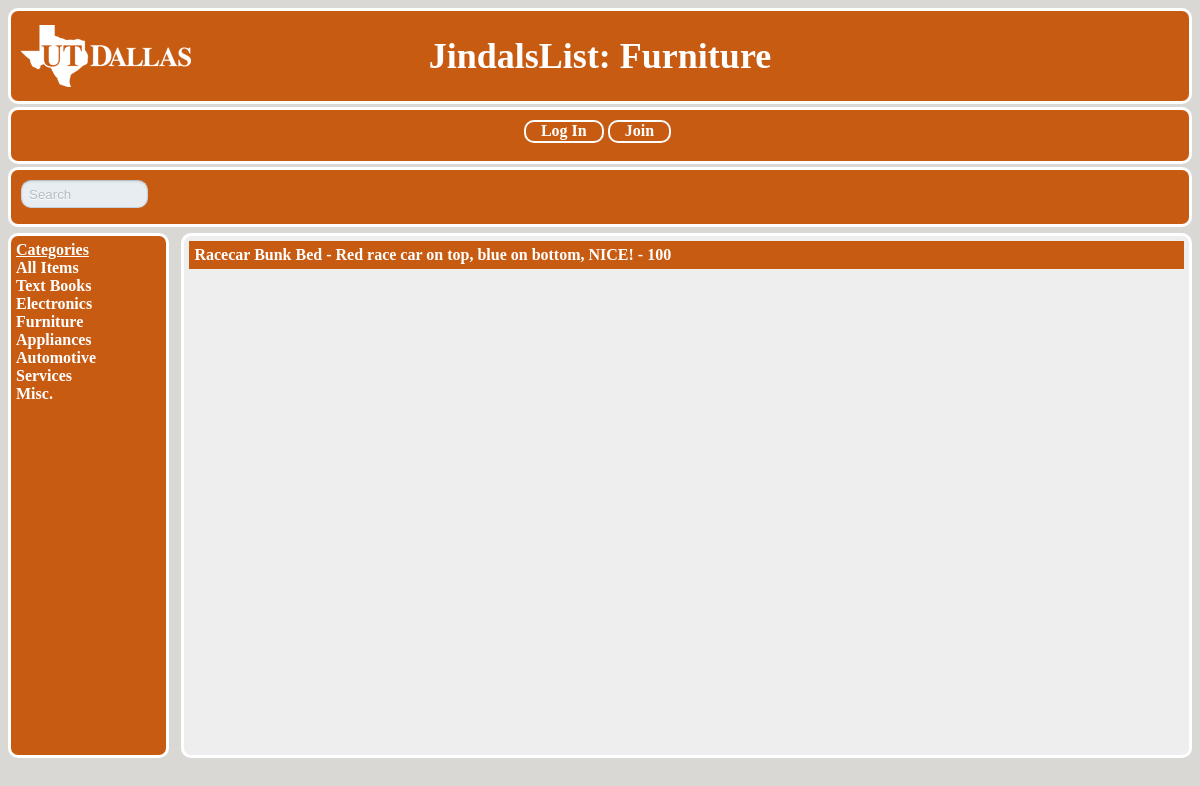
Page /Furniture.php on the committed database.
### tables this page shows
CREATE TABLE IF NOT EXISTS `items` (
  `item_id` int(5) NOT NULL AUTO_INCREMENT,
  `item_name` text NOT NULL,
  `item_desc` varchar(50) NOT NULL,
  `item_type` text NOT NULL,
  `item_price` varchar(11) NOT NULL,
  `user_id` int(5) NOT NULL,
  PRIMARY KEY (`item_id`)
);

### Furniture.php (the view, shortened to what this page needs)
<html>
<head>
<link rel = "stylesheet" type = "text/css"
href = "main.css">
</head>
<body>
<div id="container">
<div id="header">
<h1>
<a href="Index.php">JindalsList: Furniture</a>
</h1>
</div>
<div id="navigation">
 <nav>
         <ul><center>
            <?php
            if(isset($_SESSION['user_name']))
            {
            print("<li><a href="."myitems.php".">My Items</a></li>");
            print("<li><a href="."newitem.html".">Post New Item</a></li>");
            print("<li><a href="."logout.php".">Log Out</a></li>");
            }
            else
            {
            print("<li><a href="."login.php".">Log In</a></li>");
            print("<li><a href="."newuser.html".">Join</a></li>");
            }
            ?>
         </ul>
      </nav>
</div>
<div id="searchbar">
<form id="searchForm" method="get" action="keyword.php">
<div class="input">
<input type="text" name="search" id="s" value="Search" autocomplete=off>
</div>
</form>
</div>
<div id="categories">
<b><u>Categories</u></b><br/>
<a href="Index.php">All Items</a><br/>
<a href="Textbooks.php">Text Books</a><br/>
<a href="Electronics.php">Electronics</a><br/>
<a href="Furniture.php">Furniture</a><br/>
<a href="Appliances.php">Appliances</a><br/>
<a href="Automotive.php">Automotive</a><br/>
<a href="Services.php">Services</a><br/>
<a href="Misc.php">Misc.</a><br/>
</div>
<div id="content">
 <?php
         $queryitem = "SELECT items.item_type, items.item_name, items.item_desc, items.item_price, user.user_email FROM user, items WHERE user.user_id = items.user_id AND items.item_type = 'furniture' ORDER BY items.item_name";
         $database = mysql_connect("localhost", "root", "");
         $itemresult = mysql_query($queryitem, $database);
      ?>
      <table>
      <?php
         while ($row = mysql_fetch_array($itemresult))
         {
            print("<tr>");
            print("<td><a href=mailto:".$row['user_email']."?Subject=JindalsList:%20".$row['item_type']."%20for%20sale>".$row['item_name']." - ".$row['item_desc']." - ".$row['item_price']."</a></td>");
            print("</tr>");
         }
      ?>
      </table>
</div>
</div>
</body>
</html>

### main.css (style rules this page uses)
body { background-color:#D9D8D4; font-family: serif; }
h1 { text-align:center; }
#container { width:100%; height:100%; }
#header { font-size:18px; background-color:#C75B12; background-image:url('utd-header-logo.png'); background-repeat:no-repeat; background-position:10px; border-style:solid; border-color:white; margin:3px auto; color:white; border-radius:10px; }
#navigation { background-color:#C75B12; border-style:solid; border-color:white; padding:12px 5px 0px 0px; margin:3px auto; height:5%; position: relative; border-radius:10px; }
#searchbar { background-color:#C75B12; border-style:solid; border-color:white; height:5%; padding:10px 10px 4px 10px; margin:3px auto; text-align:center; position: relative; border-radius:10px; }
#categories { font-size:16px; background-color:#C75B12; height:65%; width:11%; margin:3px auto; color:white; border-style:solid; text-align:left; border-color:white; padding:5px 20px 5px 5px; float:left; position: relative; border-radius:10px; }
#content { background-color:#EEEEEE; height:65%; width:84%; border-style:solid; border-color:white; margin:3px auto; padding:5px 5px 5px 5px; float:right; position: relative; border-radius:10px; }
table { background-color: #F0F0F0; border-collapse: collapse; border: 2px solid C75B12; width:100%; }
td { padding: 5px; }
tr:nth-child(odd) { background-color: #C75B12; }
tr { background-color: #C98A5F; }
nav { font-weight: bold; color:white; text-align: center; }
nav ul { display: inline; margin:0; padding:0; padding-top:0px; padding-bottom:0px; }
nav ul li { border: 2px solid white; font-size:16px; background-color:#C75B12; color: black; margin:2px; padding:15px; padding-top:0px; padding-bottom:2px; display:inline; border-radius:10px; }
a { font-weight: bold; text-decoration: none; color:white; }
#searchForm { width:99%; position:relative; display:block; }
div.input { width:10%; position: relative; padding:5px 5px 5px 5px; border-radius:10px; border:1px solid #c6d2db; border-top:1px solid #b4c1cb; box-shadow:inset 0 1px 2px rgba(0,0,0,0.08); float:left; background:#e8edf1; }
input#s { width:100%; height:100%; border:0; border-radius:10px; background:transparent; height:16px; color:#b4bdc4; text-shadow:0 1px 1px #fff; }

### rows in the picture
items: item_name "Racecar Bunk Bed", item_desc "Red race car on top, blue on bottom, NICE!", item_price "100"
